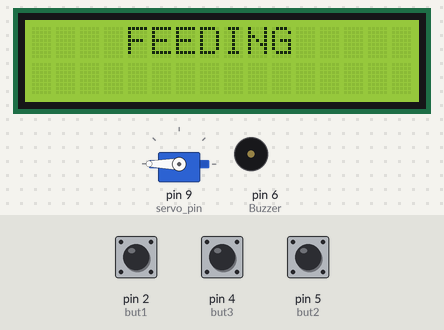
A sketch run on a simulated Arduino Uno, built with avr-gcc and run on an emulated ATmega328P. Parts: servo, 16×2 character LCD, buzzer (waves = sounding, pin HIGH). Inputs (shaded band) come from the test bench; at power-on: pin 2 (but1) HIGH, pin 5 (but2) HIGH, pin 4 (but3) HIGH. The local clock reads 2024-03-15 10:24:30 at power-on unless the sketch sets it; EEPROM starts erased; what the sketch prints to the serial monitor is not drawn.

Above: at 1.3 s.
1.4 s: pin 2 (but1) pulled LOW for 3.2 s
At 4.8 s:
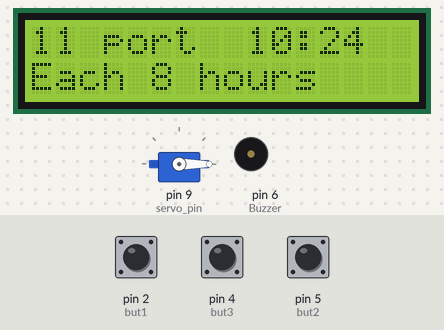
6.1 s: pin 5 (but2) pulled LOW for 0.15 s
At 6.6 s:
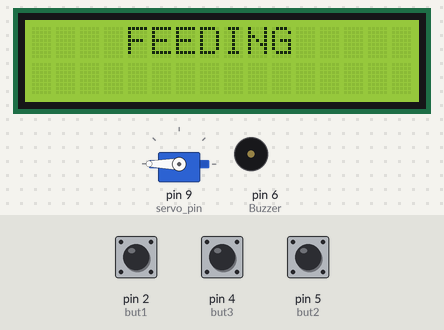
9.2 s: pin 4 (but3) pulled LOW for 3.2 s
At 11.1 s:
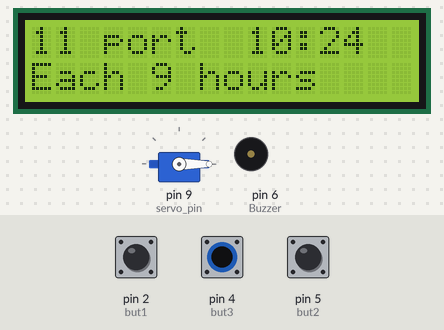
13.9 s: pin 5 (but2) pulled LOW for 1 s
At 15.0 s:
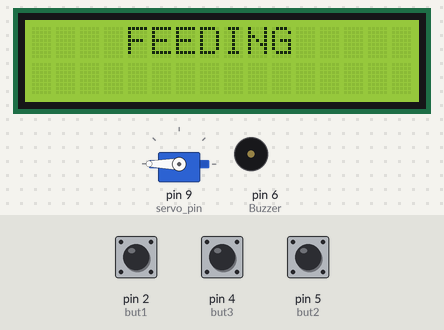
17.9 s: pin 2 (but1) pulled LOW for 1 s
At 19.5 s:
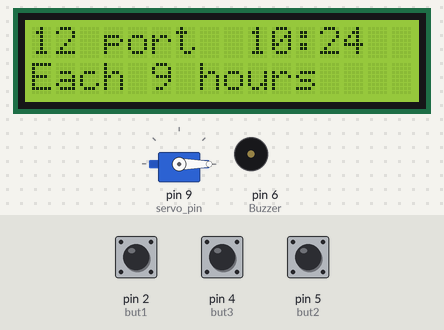
20.4 s: pin 4 (but3) pulled LOW for 0.15 s
At 21.5 s:
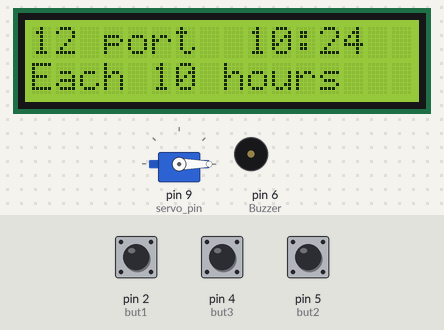
Timing chart, 0 to 23.4 s (numbered marks = the images above; inputs shaded):
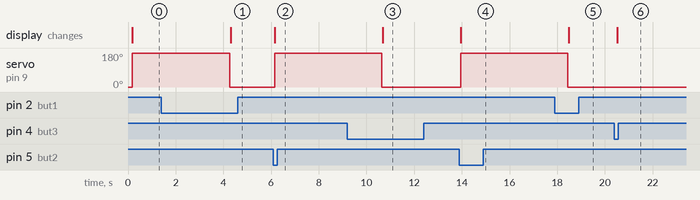

Measured:
- after the input at 1.4 s, the display: changes after 2.9 s (image 1)
- after the input at 6.1 s, servo on pin 9 (servo_pin): 0° → 180° after 0.05 s; the display: changes after 0.05 s (image 2)
- after the input at 9.2 s, the display: changes after 1.5 s (image 3)
- after the input at 13.9 s, servo on pin 9 (servo_pin): 0° → 180° after 0.05 s; the display: changes after 0.05 s (image 4)
- after the input at 17.9 s, the display: changes after 0.58 s (image 5)
- after the input at 20.4 s, the display: changes after 0.12 s (image 6)

The sketch:

cat_feeder.ino
```cpp
#include <Servo.h>
#include <Wire.h>
#include <hd44780.h>
#include <hd44780ioClass/hd44780_I2Cexp.h>
#include <DS3231.h>
#include <EEPROM.h>


// Initialize objects
Servo servo_mot;
hd44780_I2Cexp display;
DS3231 rtc(SDA, SCL);
Time t;

// Pin assignments
const int but1 = 2;
const int but2 = 5;
const int but3 = 4;
const int servo_pin = 9;
const int Buzzer = 6;

// State variables
bool state_but1 = true;
bool state_but2 = true;
bool state_but3 = true;

// Servo control angles
const int stop_angle = 0;
const int rotate_angle = 180;

// Feeding settings
int portions = 10;
int interval = 8;
const int max_portions = 20;
const int min_portions = 3;
const int portion_delay = 400;

// Time tracking
int Hour, Minute;
int last_feed_hour = 1;
int next_feed_hour = 1;
bool feed_active = true;

// Loop refresh rate
const int refresh_rate = 200;
unsigned int millis_before = 0;
unsigned int millis_now = 0;

void setup() {
    // Configure button inputs
    pinMode(but1, INPUT_PULLUP);
    pinMode(but2, INPUT_PULLUP);
    pinMode(but3, INPUT_PULLUP);

    // Configure servo motor
    servo_mot.attach(servo_pin);
    servo_mot.write(stop_angle);

    // Configure buzzer
    pinMode(Buzzer, OUTPUT);
    digitalWrite(Buzzer, LOW);

    // Initialize Serial Monitor
    Serial.begin(9600);

    // Initialize LCD display
    display.begin(16, 2);
    display.backlight();
    delay(100);
    display.clear();

    // Initialize RTC module
    rtc.begin();
    //rtc.setDOW(THURSDAY);            // Set Day-of-Week to THURSDAY
    //rtc.setTime(18, 03, 0);         // Set the time to 18:03:00 (24hr format)
    //rtc.setDate(27, 02, 2024);       // Set the date to February 27th, 2014

    // Load last and next feeding times from EEPROM
    last_feed_hour = EEPROM.read(2);
    next_feed_hour = EEPROM.read(3);

    // Initialize loop timing
    millis_before = millis();
}

void loop() {
    millis_now = millis();

    // Refresh display at set intervals
    if (millis_now - millis_before > refresh_rate) {
        millis_before = millis();
        display.clear();
        display.setCursor(0, 0);
        display.print(portions);
        display.print(" port");

        display.setCursor(9, 0);
        display.print(Hour);
        display.print(":");
        display.print(Minute);

        display.setCursor(0, 1);
        display.print("Each ");
        display.print(interval);
        display.print(" hours");
    }

    // Get current time from RTC module
    t = rtc.getTime();
    Hour = t.hour;
    Minute = t.min;
    Serial.println(Hour); // Debugging output

    // Check if it's time to feed
    if(Hour == next_feed_hour){
    feed_active = true;
    last_feed_hour = Hour;
    next_feed_hour = Hour + interval;
    if(next_feed_hour >= 23){
      next_feed_hour = next_feed_hour - 24;
    }
        EEPROM.write(2, last_feed_hour);
        EEPROM.write(3, next_feed_hour);

        // Buzzer alert
        analogWrite(Buzzer, 200);
        delay(200);
        digitalWrite(Buzzer, LOW);
    }

    // Execute feeding if active
    if (feed_active) {
        for (int i = 0; i < portions; i++) {
            servo_mot.write(rotate_angle);
            display.clear();
            display.setCursor(4, 0);
            display.print("FEEDING");
            delay(portion_delay);
        }
        servo_mot.write(stop_angle);
        feed_active = false;
    }


      //Button1 (increase portions)
  if(!digitalRead(but1) && state_but1){
    portions++;
    if(portions > max_portions){
      portions = min_portions;
    }
    state_but1 = false;
  }
  else if(digitalRead(but1) && !state_but1){
    state_but1 = true;
  }

    //Button2 (Manual feed)
  if(!digitalRead(but2) && state_but2){
    EEPROM.write(2, Hour);

    next_feed_hour = Hour + interval;
    if(next_feed_hour >= 23){
      next_feed_hour = next_feed_hour - 24;
    }
    EEPROM.write(3, next_feed_hour);

    feed_active = true;
    state_but2 = false;
  }
  else if(digitalRead(but2) && !state_but2){
    state_but2 = true;
  }

    // Button3: Increase feeding interval
   if(!digitalRead(but3) && state_but3){
    interval++;
    if(interval > 23){
      interval = 1;
    }
    state_but3 = false;
  }
  else if(digitalRead(but3) && !state_but3){
    state_but3 = true;
  }
}
```
